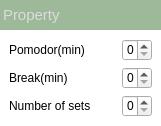
<?xml version="1.0" encoding="UTF-8"?>
<ui version="4.0">
 <class>ScheduleDialog</class>
 <widget class="QWidget" name="ScheduleDialog">
  <property name="geometry">
   <rect>
    <x>0</x>
    <y>0</y>
    <width>161</width>
    <height>126</height>
   </rect>
  </property>
  <property name="sizePolicy">
   <sizepolicy hsizetype="Fixed" vsizetype="Fixed">
    <horstretch>0</horstretch>
    <verstretch>0</verstretch>
   </sizepolicy>
  </property>
  <property name="minimumSize">
   <size>
    <width>100</width>
    <height>0</height>
   </size>
  </property>
  <property name="maximumSize">
   <size>
    <width>411</width>
    <height>16777215</height>
   </size>
  </property>
  <property name="windowTitle">
   <string>Form</string>
  </property>
  <property name="styleSheet">
   <string notr="true"/>
  </property>
  <layout class="QVBoxLayout" name="verticalLayout">
   <property name="spacing">
    <number>0</number>
   </property>
   <property name="leftMargin">
    <number>0</number>
   </property>
   <property name="topMargin">
    <number>0</number>
   </property>
   <property name="rightMargin">
    <number>0</number>
   </property>
   <property name="bottomMargin">
    <number>0</number>
   </property>
   <item>
    <widget class="TitleBar" name="frame">
     <property name="minimumSize">
      <size>
       <width>0</width>
       <height>30</height>
      </size>
     </property>
     <property name="maximumSize">
      <size>
       <width>16777215</width>
       <height>30</height>
      </size>
     </property>
     <property name="styleSheet">
      <string notr="true">QFrame{
	background-color: rgb(158, 184, 154);
	color: rgb(80, 255, 159);
}</string>
     </property>
     <property name="frameShape">
      <enum>QFrame::NoFrame</enum>
     </property>
     <property name="frameShadow">
      <enum>QFrame::Plain</enum>
     </property>
     <layout class="QHBoxLayout" name="horizontalLayout">
      <property name="spacing">
       <number>0</number>
      </property>
      <property name="leftMargin">
       <number>3</number>
      </property>
      <property name="topMargin">
       <number>0</number>
      </property>
      <property name="rightMargin">
       <number>0</number>
      </property>
      <property name="bottomMargin">
       <number>0</number>
      </property>
      <item>
       <widget class="QLabel" name="label_4">
        <property name="styleSheet">
         <string notr="true">color : rgb(220, 220, 220);
font-size : 15px</string>
        </property>
        <property name="text">
         <string>Property</string>
        </property>
       </widget>
      </item>
      <item>
       <spacer name="horizontalSpacer">
        <property name="orientation">
         <enum>Qt::Horizontal</enum>
        </property>
        <property name="sizeHint" stdset="0">
         <size>
          <width>322</width>
          <height>20</height>
         </size>
        </property>
       </spacer>
      </item>
      <item>
       <widget class="QPushButton" name="Btn_close">
        <property name="sizePolicy">
         <sizepolicy hsizetype="Expanding" vsizetype="Expanding">
          <horstretch>0</horstretch>
          <verstretch>0</verstretch>
         </sizepolicy>
        </property>
        <property name="minimumSize">
         <size>
          <width>33</width>
          <height>30</height>
         </size>
        </property>
        <property name="maximumSize">
         <size>
          <width>40</width>
          <height>30</height>
         </size>
        </property>
        <property name="styleSheet">
         <string notr="true">QPushButton{
	border : none;
}
QPushButton:Hover{
	background-color: rgba(255, 0, 0, 120);
}</string>
        </property>
        <property name="text">
         <string/>
        </property>
        <property name="icon">
         <iconset resource="../../assets/files.qrc">
          <normaloff>:/20x20/icons/20x20/cil-x.png</normaloff>:/20x20/icons/20x20/cil-x.png</iconset>
        </property>
        <property name="iconSize">
         <size>
          <width>18</width>
          <height>18</height>
         </size>
        </property>
       </widget>
      </item>
     </layout>
    </widget>
   </item>
   <item>
    <widget class="QFrame" name="frame_2">
     <property name="styleSheet">
      <string notr="true">QFrame{
	border : none;
	border-color : rgb(0, 0, 0);
	background-color : rgb(255, 255, 255);
}</string>
     </property>
     <property name="frameShape">
      <enum>QFrame::StyledPanel</enum>
     </property>
     <property name="frameShadow">
      <enum>QFrame::Raised</enum>
     </property>
     <layout class="QGridLayout" name="gridLayout">
      <item row="1" column="1">
       <widget class="QSpinBox" name="spinBox_2">
        <property name="maximumSize">
         <size>
          <width>30</width>
          <height>16777215</height>
         </size>
        </property>
       </widget>
      </item>
      <item row="0" column="1">
       <widget class="QSpinBox" name="spinBox">
        <property name="maximumSize">
         <size>
          <width>30</width>
          <height>16777215</height>
         </size>
        </property>
       </widget>
      </item>
      <item row="0" column="0">
       <widget class="QLabel" name="label">
        <property name="text">
         <string>Pomodor(min)</string>
        </property>
        <property name="alignment">
         <set>Qt::AlignLeading|Qt::AlignLeft|Qt::AlignVCenter</set>
        </property>
       </widget>
      </item>
      <item row="1" column="0">
       <widget class="QLabel" name="label_3">
        <property name="text">
         <string>Break(min)</string>
        </property>
       </widget>
      </item>
      <item row="2" column="1">
       <widget class="QSpinBox" name="spinBox_3">
        <property name="maximumSize">
         <size>
          <width>30</width>
          <height>16777215</height>
         </size>
        </property>
       </widget>
      </item>
      <item row="2" column="0">
       <widget class="QLabel" name="label_2">
        <property name="text">
         <string>Number of sets</string>
        </property>
       </widget>
      </item>
     </layout>
    </widget>
   </item>
  </layout>
 </widget>
 <customwidgets>
  <customwidget>
   <class>TitleBar</class>
   <extends>QFrame</extends>
   <header>TimerPage/TitleBar.h</header>
   <container>1</container>
  </customwidget>
 </customwidgets>
 <tabstops>
  <tabstop>spinBox</tabstop>
  <tabstop>spinBox_2</tabstop>
  <tabstop>spinBox_3</tabstop>
  <tabstop>Btn_close</tabstop>
 </tabstops>
 <resources>
  <include location="../../assets/files.qrc"/>
 </resources>
 <connections/>
</ui>
